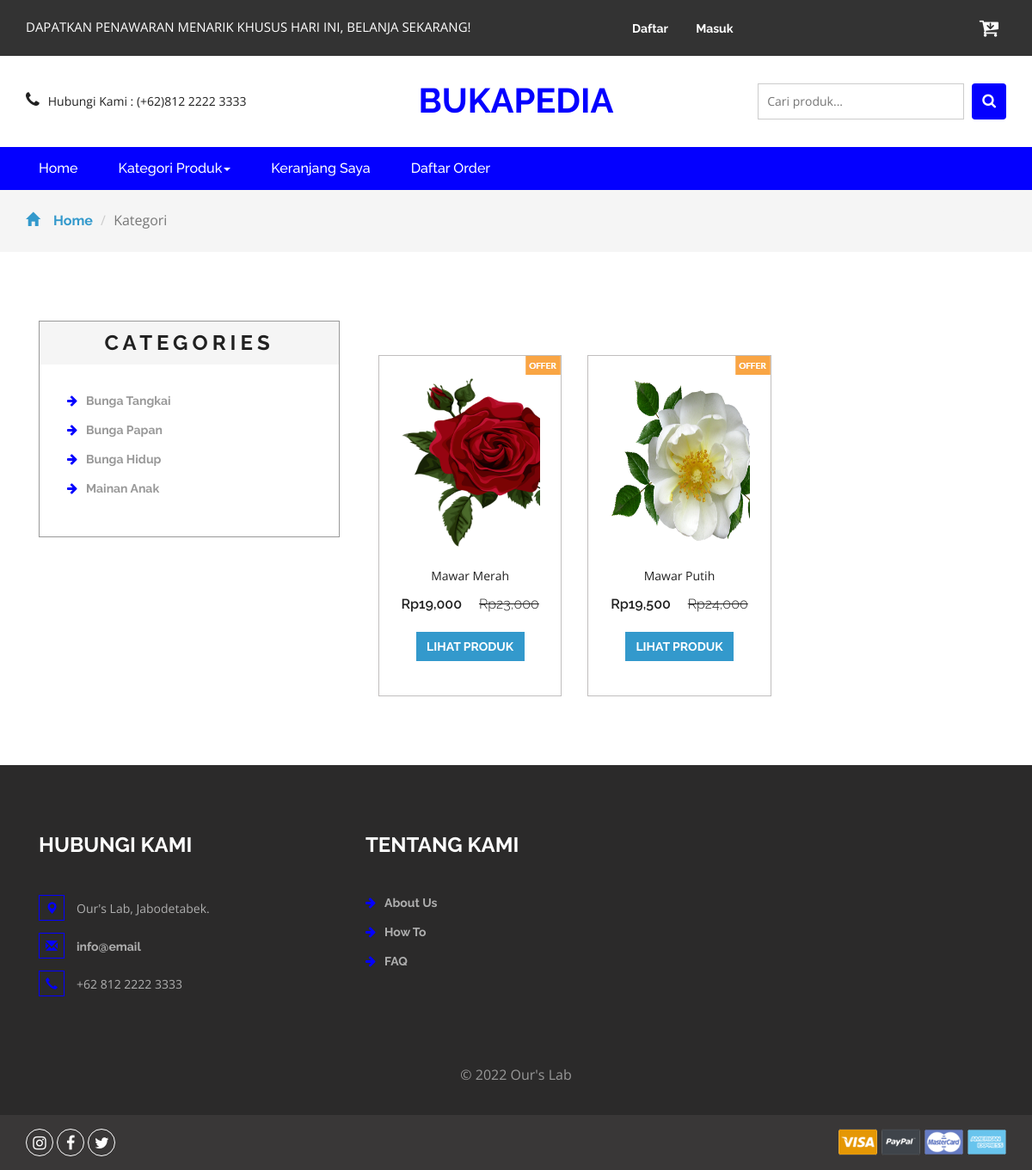
The app's page /kategori.php?idkategori=1 with its own data.
### tables this page shows
CREATE TABLE `kategori` (
  `idkategori` int(11) NOT NULL,
  `namakategori` varchar(20) NOT NULL,
  `tgldibuat` timestamp NOT NULL DEFAULT current_timestamp()
);

CREATE TABLE `produk` (
  `idproduk` int(11) NOT NULL,
  `idkategori` int(11) NOT NULL,
  `namaproduk` varchar(30) NOT NULL,
  `gambar` varchar(100) NOT NULL,
  `deskripsi` varchar(200) NOT NULL,
  `rate` int(11) NOT NULL,
  `hargabefore` int(11) NOT NULL,
  `hargaafter` int(11) NOT NULL,
  `tgldibuat` timestamp NOT NULL DEFAULT current_timestamp()
);

### kategori.php (the view, shortened to what this page needs)
<?php
include 'dbconnect.php';
$idk = $_GET['idkategori'];
?>
<!DOCTYPE html>
<html>
<head>
<link href="css/bootstrap.css" rel="stylesheet" type="text/css" media="all" />
<link href="css/style.css" rel="stylesheet" type="text/css" media="all" />
<link href="css/font-awesome.css" rel="stylesheet">
</head>
<body>
	<div class="agileits_header">
		<div class="container">
			<div class="w3l_offers">
				<p>DAPATKAN PENAWARAN MENARIK KHUSUS HARI INI, BELANJA SEKARANG!</p>
			</div>
			<div class="agile-login">
				<ul>
				<?php
				if(!isset($_SESSION['log'])){
					echo '
					<li><a href="registered.php"> Daftar</a></li>
					<li><a href="login.php">Masuk</a></li>
					';
				}
				?>
				</ul>
			</div>
			<div class="product_list_header">
					<a href="cart.php"><button class="w3view-cart" type="submit" name="submit" value=""><i class="fa fa-cart-arrow-down" aria-hidden="true"></i></button>
					 </a>
			</div>
			<div class="clearfix"> </div>
		</div>
	</div>
	<div class="logo_products">
		<div class="container">
		<div class="w3ls_logo_products_left1">
				<ul class="phone_email">
					<li><i class="fa fa-phone" aria-hidden="true"></i>Hubungi Kami : (+62)812 2222 3333</li>
				</ul>
			</div>
			<div class="w3ls_logo_products_left">
				<h1><a href="index.php">Bukapedia</a></h1>
			</div>
		<div class="w3l_search">
			<form action="search.php" method="post">
				<input type="search" name="Search" placeholder="Cari produk...">
				<button type="submit" class="btn btn-default search" aria-label="Left Align">
					<i class="fa fa-search" aria-hidden="true"> </i>
				</button>
			</form>
		</div>
			<div class="clearfix"> </div>
		</div>
	</div>
	<div class="navigation-agileits">
		<div class="container">
			<nav class="navbar navbar-default">
							<div class="collapse navbar-collapse" id="bs-megadropdown-tabs">
								<ul class="nav navbar-nav">
									<li class="active"><a href="index.php" class="act">Home</a></li>
									<li class="dropdown">
										<a href="#" class="dropdown-toggle" data-toggle="dropdown">Kategori Produk<b class="caret"></b></a>
									</li>
									<li><a href="cart.php">Keranjang Saya</a></li>
									<li><a href="daftarorder.php">Daftar Order</a></li>
								</ul>
							</div>
							</nav>
			</div>
		</div>
	<div class="breadcrumbs">
		<div class="container">
			<ol class="breadcrumb breadcrumb1 animated wow slideInLeft" data-wow-delay=".5s">
				<li><a href="index.php"><span class="glyphicon glyphicon-home" aria-hidden="true"></span>Home</a></li>
				<li class="active">Kategori</li>
			</ol>
		</div>
	</div>
	<div class="products">
		<div class="container">
			<div class="col-md-4 products-left">
				<div class="categories">
					<h2>Categories</h2>
					<ul class="cate">
						<?php
														$kat=mysqli_query($conn,"SELECT * from kategori order by idkategori ASC");
														while($p=mysqli_fetch_array($kat)){
															?>
														<li><a href="kategori.php?idkategori=<?php echo $p['idkategori'] ?>"><i class="fa fa-arrow-right" aria-hidden="true"></i><?php echo $p['namakategori'] ?></a></li>
														<?php
																	}
														?>
					</ul>
				</div>
			</div>
			<div class="col-md-8 products-right">
				<div class="agile_top_brands_grids">
				<?php
					$brgs=mysqli_query($conn,"SELECT * from produk where idkategori='$idk' order by idproduk ASC");
					$x = mysqli_num_rows($brgs);
					if($x>0){
					while($p=mysqli_fetch_array($brgs)){
					?>
						<div class="col-md-4 top_brand_left">
						<div class="hover14 column">
							<div class="agile_top_brand_left_grid">
								<div class="agile_top_brand_left_grid_pos">
									<img src="images/offer.png" alt=" " class="img-responsive" />
								</div>
								<div class="agile_top_brand_left_grid1">
									<figure>
										<div class="snipcart-item block">
											<div class="snipcart-thumb">
												<a href="product.php?idproduk=<?php echo $p['idproduk'] ?>"><img src="<?php echo $p['gambar']?>" width="200px" height="200px"></a>
												<p><?php echo $p['namaproduk'] ?></p>
												<h4>Rp<?php echo number_format($p['hargaafter']) ?> <span>Rp<?php echo number_format($p['hargabefore']) ?></span></h4>
											</div>
											<div class="snipcart-details top_brand_home_details">
												<fieldset>
													<a href="product.php?idproduk=<?php echo $p['idproduk'] ?>"><input type="submit" class="button" value="Lihat Produk" /></a>
												</fieldset>
											</div>
										</div>
									</figure>
								</div>
							</div>
						</div>
					</div>
						<?php
							}
					} else {
						echo "Data tidak ditemukan";
					}
						?>
				</div>
			</div>
		</div>
	</div>
<div class="footer">
		<div class="container">
			<div class="w3_footer_grids">
				<div class="col-md-4 w3_footer_grid">
					<h3>Hubungi Kami</h3>
					<ul class="address">
						<li><i class="glyphicon glyphicon-map-marker" aria-hidden="true"></i>Our's Lab, Jabodetabek.</li>
						<li><i class="glyphicon glyphicon-envelope" aria-hidden="true"></i><a href="mailto:info@email">info@email</a></li>
						<li><i class="glyphicon glyphicon-earphone" aria-hidden="true"></i>+62 812 2222 3333</li>
					</ul>
				</div>
				<div class="col-md-3 w3_footer_grid">
					<h3>Tentang Kami</h3>
					<ul class="info">
						<li><i class="fa fa-arrow-right" aria-hidden="true"></i><a href="about.html">About Us</a></li>
						<li><i class="fa fa-arrow-right" aria-hidden="true"></i><a href="about.html">How To</a></li>
						<li><i class="fa fa-arrow-right" aria-hidden="true"></i><a href="about.html">FAQ</a></li>
					</ul>
				</div>
				<div class="clearfix"> </div>
			</div>
		</div>
		<div class="footer-copy">
			<div class="container">
				<p>© 2022 Our's Lab</p>
			</div>
		</div>
	</div>
	<div class="footer-botm">
			<div class="container">
				<div class="w3layouts-foot">
					<ul>
						<li><a href="#" class="w3_agile_instagram"><i class="fa fa-instagram" aria-hidden="true"></i></a></li>
						<li><a href="#" class="w3_agile_facebook"><i class="fa fa-facebook" aria-hidden="true"></i></a></li>
						<li><a href="#" class="agile_twitter"><i class="fa fa-twitter" aria-hidden="true"></i></a></li>
					</ul>
				</div>
				<div class="payment-w3ls">
					<img src="images/card.png" alt=" " class="img-responsive">
				</div>
				<div class="clearfix"> </div>
			</div>
		</div>
<link href="css/skdslider.css" rel="stylesheet">
</body>
</html>

### records on screen
kategori: namakategori "Bunga Tangkai"
kategori: namakategori "Bunga Papan"
kategori: namakategori "Bunga Hidup"
kategori: namakategori "Mainan Anak"
produk: gambar (picture), namaproduk "Mawar Merah", hargaafter "19,000", hargabefore "23,000"
produk: gambar (picture), namaproduk "Mawar Putih", hargaafter "19,500", hargabefore "24,000"
